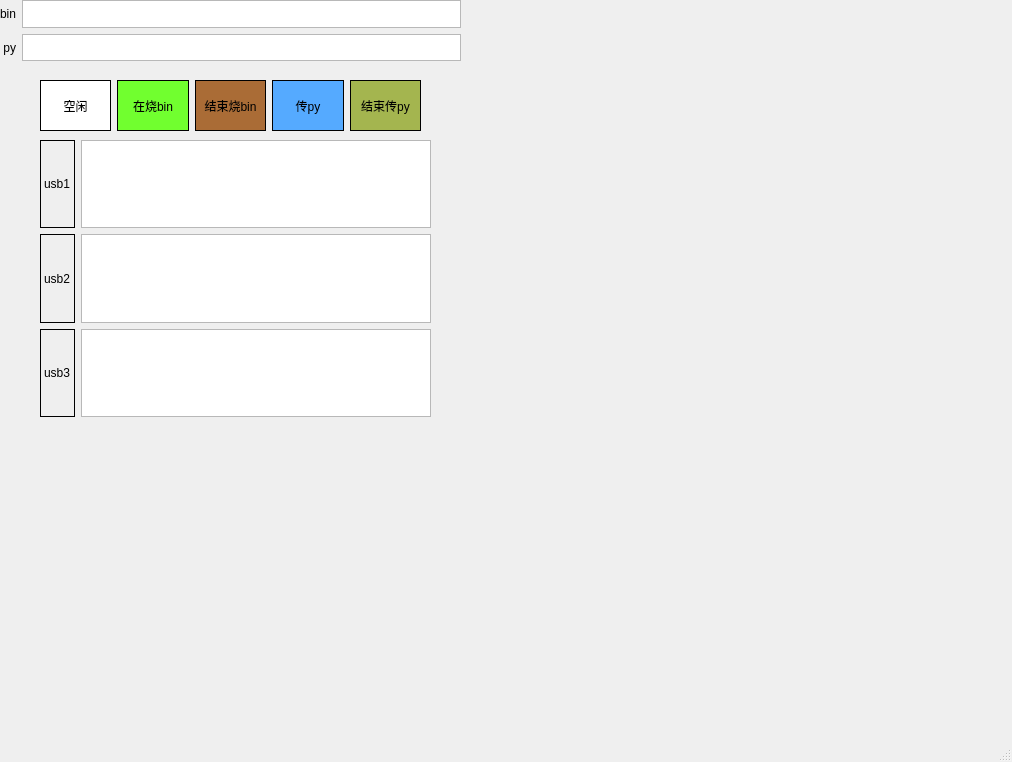
<?xml version="1.0" encoding="UTF-8"?>
<ui version="4.0">
 <class>MainWindow</class>
 <widget class="QMainWindow" name="MainWindow">
  <property name="geometry">
   <rect>
    <x>0</x>
    <y>0</y>
    <width>1012</width>
    <height>762</height>
   </rect>
  </property>
  <property name="windowTitle">
   <string>MainWindow</string>
  </property>
  <widget class="QWidget" name="centralwidget">
   <widget class="QWidget" name="gridLayoutWidget">
    <property name="geometry">
     <rect>
      <x>0</x>
      <y>0</y>
      <width>461</width>
      <height>61</height>
     </rect>
    </property>
    <layout class="QGridLayout" name="gridLayout">
     <item row="1" column="1">
      <widget class="QTextEdit" name="textEdit_py"/>
     </item>
     <item row="1" column="0">
      <widget class="QLabel" name="label_2">
       <property name="text">
        <string> py</string>
       </property>
      </widget>
     </item>
     <item row="0" column="1">
      <widget class="QTextEdit" name="textEdit_bin"/>
     </item>
     <item row="0" column="0">
      <widget class="QLabel" name="label">
       <property name="text">
        <string>bin</string>
       </property>
      </widget>
     </item>
    </layout>
   </widget>
   <widget class="QWidget" name="horizontalLayoutWidget">
    <property name="geometry">
     <rect>
      <x>40</x>
      <y>80</y>
      <width>381</width>
      <height>51</height>
     </rect>
    </property>
    <layout class="QHBoxLayout" name="horizontalLayout_2">
     <item>
      <widget class="QLabel" name="label_color_free">
       <property name="styleSheet">
        <string notr="true">background-color:rgb(255, 255, 255)</string>
       </property>
       <property name="frameShape">
        <enum>QFrame::Panel</enum>
       </property>
       <property name="text">
        <string>空闲</string>
       </property>
       <property name="alignment">
        <set>Qt::AlignCenter</set>
       </property>
      </widget>
     </item>
     <item>
      <widget class="QLabel" name="label_color_burn_bin">
       <property name="styleSheet">
        <string notr="true">background-color:rgb(113, 255, 47)</string>
       </property>
       <property name="frameShape">
        <enum>QFrame::Panel</enum>
       </property>
       <property name="text">
        <string>在烧bin</string>
       </property>
       <property name="alignment">
        <set>Qt::AlignCenter</set>
       </property>
      </widget>
     </item>
     <item>
      <widget class="QLabel" name="label_color_burn_bin_end">
       <property name="styleSheet">
        <string notr="true">background-color:rgb(170, 108, 54)</string>
       </property>
       <property name="frameShape">
        <enum>QFrame::Panel</enum>
       </property>
       <property name="text">
        <string>结束烧bin</string>
       </property>
       <property name="alignment">
        <set>Qt::AlignCenter</set>
       </property>
      </widget>
     </item>
     <item>
      <widget class="QLabel" name="label_color_send_py">
       <property name="styleSheet">
        <string notr="true">background-color:rgb(85, 170, 255)</string>
       </property>
       <property name="frameShape">
        <enum>QFrame::Panel</enum>
       </property>
       <property name="text">
        <string>传py</string>
       </property>
       <property name="alignment">
        <set>Qt::AlignCenter</set>
       </property>
      </widget>
     </item>
     <item>
      <widget class="QLabel" name="label_color_send_py_end">
       <property name="styleSheet">
        <string notr="true">background-color:rgb(164, 181, 79)</string>
       </property>
       <property name="frameShape">
        <enum>QFrame::Panel</enum>
       </property>
       <property name="text">
        <string>结束传py</string>
       </property>
       <property name="alignment">
        <set>Qt::AlignCenter</set>
       </property>
      </widget>
     </item>
    </layout>
   </widget>
   <widget class="QWidget" name="gridLayoutWidget_2">
    <property name="geometry">
     <rect>
      <x>40</x>
      <y>140</y>
      <width>391</width>
      <height>277</height>
     </rect>
    </property>
    <layout class="QGridLayout" name="gridLayout_2">
     <item row="1" column="1">
      <widget class="QTextEdit" name="textEdit_usb_2"/>
     </item>
     <item row="2" column="0">
      <widget class="QLabel" name="label_usb_3">
       <property name="frameShape">
        <enum>QFrame::Box</enum>
       </property>
       <property name="text">
        <string>usb3</string>
       </property>
      </widget>
     </item>
     <item row="1" column="0">
      <widget class="QLabel" name="label_usb_2">
       <property name="frameShape">
        <enum>QFrame::Box</enum>
       </property>
       <property name="text">
        <string>usb2</string>
       </property>
      </widget>
     </item>
     <item row="0" column="0">
      <widget class="QLabel" name="label_usb_1">
       <property name="frameShape">
        <enum>QFrame::Box</enum>
       </property>
       <property name="text">
        <string>usb1</string>
       </property>
      </widget>
     </item>
     <item row="0" column="1">
      <widget class="QTextEdit" name="textEdit_usb_1"/>
     </item>
     <item row="2" column="1">
      <widget class="QTextEdit" name="textEdit_usb_3"/>
     </item>
    </layout>
   </widget>
  </widget>
  <widget class="QMenuBar" name="menubar">
   <property name="geometry">
    <rect>
     <x>0</x>
     <y>0</y>
     <width>1012</width>
     <height>26</height>
    </rect>
   </property>
  </widget>
  <widget class="QStatusBar" name="statusbar"/>
 </widget>
 <resources/>
 <connections/>
</ui>
